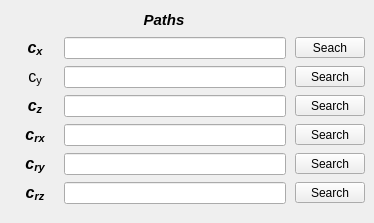
        <widget class="QWidget" name="tab_damper_table">
         <attribute name="title">
          <string>Damper</string>
         </attribute>
         <widget class="QWidget" name="gridLayoutWidget_4">
          <property name="geometry">
           <rect>
            <x>10</x>
            <y>6</y>
            <width>355</width>
            <height>208</height>
           </rect>
          </property>
          <layout class="QGridLayout" name="gridLayout_5">
           <property name="leftMargin">
            <number>5</number>
           </property>
           <property name="topMargin">
            <number>3</number>
           </property>
           <property name="bottomMargin">
            <number>4</number>
           </property>
           <property name="horizontalSpacing">
            <number>9</number>
           </property>
           <property name="verticalSpacing">
            <number>7</number>
           </property>
           <item row="1" column="1">
            <widget class="QLineEdit" name="lineEdit_path_table_Cx">
             <property name="enabled">
              <bool>true</bool>
             </property>
             <property name="minimumSize">
              <size>
               <width>0</width>
               <height>22</height>
              </size>
             </property>
             <property name="maximumSize">
              <size>
               <width>16777215</width>
               <height>22</height>
              </size>
             </property>
             <property name="font">
              <font>
               <pointsize>8</pointsize>
               <weight>50</weight>
               <bold>false</bold>
              </font>
             </property>
             <property name="alignment">
              <set>Qt::AlignCenter</set>
             </property>
            </widget>
           </item>
           <item row="2" column="1">
            <widget class="QLineEdit" name="lineEdit_path_table_Cy">
             <property name="enabled">
              <bool>true</bool>
             </property>
             <property name="minimumSize">
              <size>
               <width>0</width>
               <height>22</height>
              </size>
             </property>
             <property name="maximumSize">
              <size>
               <width>16777215</width>
               <height>22</height>
              </size>
             </property>
             <property name="font">
              <font>
               <pointsize>8</pointsize>
               <weight>50</weight>
               <bold>false</bold>
              </font>
             </property>
             <property name="alignment">
              <set>Qt::AlignCenter</set>
             </property>
            </widget>
           </item>
           <item row="1" column="0">
            <widget class="QLabel" name="label_71">
             <property name="enabled">
              <bool>true</bool>
             </property>
             <property name="minimumSize">
              <size>
               <width>40</width>
               <height>0</height>
              </size>
             </property>
             <property name="maximumSize">
              <size>
               <width>40</width>
               <height>16777215</height>
              </size>
             </property>
             <property name="font">
              <font>
               <pointsize>9</pointsize>
               <weight>75</weight>
               <italic>true</italic>
               <bold>true</bold>
              </font>
             </property>
             <property name="text">
              <string>&lt;html&gt;&lt;head/&gt;&lt;body&gt;&lt;p align=&quot;center&quot;&gt;&lt;span style=&quot; font-size:12pt;&quot;&gt;c&lt;/span&gt;&lt;span style=&quot; font-size:12pt; vertical-align:sub;&quot;&gt;x&lt;/span&gt;&lt;/p&gt;&lt;/body&gt;&lt;/html&gt;</string>
             </property>
             <property name="alignment">
              <set>Qt::AlignCenter</set>
             </property>
            </widget>
           </item>
           <item row="4" column="2">
            <widget class="QToolButton" name="toolButton_load_Crx_table">
             <property name="enabled">
              <bool>true</bool>
             </property>
             <property name="sizePolicy">
              <sizepolicy hsizetype="Expanding" vsizetype="Fixed">
               <horstretch>0</horstretch>
               <verstretch>0</verstretch>
              </sizepolicy>
             </property>
             <property name="minimumSize">
              <size>
               <width>70</width>
               <height>0</height>
              </size>
             </property>
             <property name="maximumSize">
              <size>
               <width>70</width>
               <height>16777215</height>
              </size>
             </property>
             <property name="text">
              <string>Search</string>
             </property>
             <property name="autoRaise">
              <bool>false</bool>
             </property>
             <property name="arrowType">
              <enum>Qt::NoArrow</enum>
             </property>
            </widget>
           </item>
           <item row="4" column="1">
            <widget class="QLineEdit" name="lineEdit_path_table_Crx">
             <property name="enabled">
              <bool>true</bool>
             </property>
             <property name="minimumSize">
              <size>
               <width>0</width>
               <height>22</height>
              </size>
             </property>
             <property name="maximumSize">
              <size>
               <width>16777215</width>
               <height>22</height>
              </size>
             </property>
             <property name="font">
              <font>
               <pointsize>8</pointsize>
               <weight>50</weight>
               <bold>false</bold>
              </font>
             </property>
             <property name="alignment">
              <set>Qt::AlignCenter</set>
             </property>
            </widget>
           </item>
           <item row="6" column="2">
            <widget class="QToolButton" name="toolButton_load_Crz_table">
             <property name="enabled">
              <bool>true</bool>
             </property>
             <property name="sizePolicy">
              <sizepolicy hsizetype="Expanding" vsizetype="Fixed">
               <horstretch>0</horstretch>
               <verstretch>0</verstretch>
              </sizepolicy>
             </property>
             <property name="minimumSize">
              <size>
               <width>70</width>
               <height>0</height>
              </size>
             </property>
             <property name="maximumSize">
              <size>
               <width>70</width>
               <height>16777215</height>
              </size>
             </property>
             <property name="text">
              <string>Search</string>
             </property>
             <property name="autoRaise">
              <bool>false</bool>
             </property>
             <property name="arrowType">
              <enum>Qt::NoArrow</enum>
             </property>
            </widget>
           </item>
           <item row="3" column="1">
            <widget class="QLineEdit" name="lineEdit_path_table_Cz">
             <property name="enabled">
              <bool>true</bool>
             </property>
             <property name="minimumSize">
              <size>
               <width>0</width>
               <height>22</height>
              </size>
             </property>
             <property name="maximumSize">
              <size>
               <width>16777215</width>
               <height>22</height>
              </size>
             </property>
             <property name="font">
              <font>
               <pointsize>8</pointsize>
               <weight>50</weight>
               <bold>false</bold>
              </font>
             </property>
             <property name="alignment">
              <set>Qt::AlignCenter</set>
             </property>
            </widget>
           </item>
           <item row="3" column="2">
            <widget class="QToolButton" name="toolButton_load_Cz_table">
             <property name="enabled">
              <bool>true</bool>
             </property>
             <property name="sizePolicy">
              <sizepolicy hsizetype="Expanding" vsizetype="Fixed">
               <horstretch>0</horstretch>
               <verstretch>0</verstretch>
              </sizepolicy>
             </property>
             <property name="minimumSize">
              <size>
               <width>70</width>
               <height>0</height>
              </size>
             </property>
             <property name="maximumSize">
              <size>
               <width>70</width>
               <height>16777215</height>
              </size>
             </property>
             <property name="text">
              <string>Search</string>
             </property>
             <property name="autoRaise">
              <bool>false</bool>
             </property>
             <property name="arrowType">
              <enum>Qt::NoArrow</enum>
             </property>
            </widget>
           </item>
           <item row="2" column="2">
            <widget class="QToolButton" name="toolButton_load_Cy_table">
             <property name="enabled">
              <bool>true</bool>
             </property>
             <property name="sizePolicy">
              <sizepolicy hsizetype="Expanding" vsizetype="Fixed">
               <horstretch>0</horstretch>
               <verstretch>0</verstretch>
              </sizepolicy>
             </property>
             <property name="minimumSize">
              <size>
               <width>70</width>
               <height>0</height>
              </size>
             </property>
             <property name="maximumSize">
              <size>
               <width>70</width>
               <height>16777215</height>
              </size>
             </property>
             <property name="text">
              <string>Search</string>
             </property>
             <property name="autoRaise">
              <bool>false</bool>
             </property>
             <property name="arrowType">
              <enum>Qt::NoArrow</enum>
             </property>
            </widget>
           </item>
           <item row="2" column="0">
            <widget class="QLabel" name="label_76">
             <property name="enabled">
              <bool>true</bool>
             </property>
             <property name="minimumSize">
              <size>
               <width>40</width>
               <height>0</height>
              </size>
             </property>
             <property name="maximumSize">
              <size>
               <width>40</width>
               <height>16777215</height>
              </size>
             </property>
             <property name="font">
              <font>
               <pointsize>9</pointsize>
              </font>
             </property>
             <property name="text">
              <string>&lt;html&gt;&lt;head/&gt;&lt;body&gt;&lt;p align=&quot;center&quot;&gt;&lt;span style=&quot; font-size:12pt;&quot;&gt;c&lt;/span&gt;&lt;span style=&quot; font-size:12pt; vertical-align:sub;&quot;&gt;y&lt;/span&gt;&lt;/p&gt;&lt;/body&gt;&lt;/html&gt;</string>
             </property>
             <property name="alignment">
              <set>Qt::AlignCenter</set>
             </property>
            </widget>
           </item>
           <item row="5" column="2">
            <widget class="QToolButton" name="toolButton_load_Cry_table">
             <property name="enabled">
              <bool>true</bool>
             </property>
             <property name="sizePolicy">
              <sizepolicy hsizetype="Expanding" vsizetype="Fixed">
               <horstretch>0</horstretch>
               <verstretch>0</verstretch>
              </sizepolicy>
             </property>
             <property name="minimumSize">
              <size>
               <width>70</width>
               <height>0</height>
              </size>
             </property>
             <property name="maximumSize">
              <size>
               <width>70</width>
               <height>16777215</height>
              </size>
             </property>
             <property name="text">
              <string>Search</string>
             </property>
             <property name="autoRaise">
              <bool>false</bool>
             </property>
             <property name="arrowType">
              <enum>Qt::NoArrow</enum>
             </property>
            </widget>
           </item>
           <item row="5" column="1">
            <widget class="QLineEdit" name="lineEdit_path_table_Cry">
             <property name="enabled">
              <bool>true</bool>
             </property>
             <property name="minimumSize">
              <size>
               <width>0</width>
               <height>22</height>
              </size>
             </property>
             <property name="maximumSize">
              <size>
               <width>16777215</width>
               <height>22</height>
              </size>
             </property>
             <property name="font">
              <font>
               <pointsize>8</pointsize>
               <weight>50</weight>
               <bold>false</bold>
              </font>
             </property>
             <property name="alignment">
              <set>Qt::AlignCenter</set>
             </property>
            </widget>
           </item>
           <item row="1" column="2">
            <widget class="QToolButton" name="toolButton_load_Cx_table">
             <property name="enabled">
              <bool>true</bool>
             </property>
             <property name="sizePolicy">
              <sizepolicy hsizetype="Expanding" vsizetype="Fixed">
               <horstretch>0</horstretch>
               <verstretch>0</verstretch>
              </sizepolicy>
             </property>
             <property name="minimumSize">
              <size>
               <width>70</width>
               <height>0</height>
              </size>
             </property>
             <property name="maximumSize">
              <size>
               <width>70</width>
               <height>16777215</height>
              </size>
             </property>
             <property name="text">
              <string>Seach</string>
             </property>
             <property name="autoRaise">
              <bool>false</bool>
             </property>
             <property name="arrowType">
              <enum>Qt::NoArrow</enum>
             </property>
            </widget>
           </item>
           <item row="6" column="1">
            <widget class="QLineEdit" name="lineEdit_path_table_Crz">
             <property name="enabled">
              <bool>true</bool>
             </property>
             <property name="minimumSize">
              <size>
               <width>0</width>
               <height>22</height>
              </size>
             </property>
             <property name="maximumSize">
              <size>
               <width>16777215</width>
               <height>22</height>
              </size>
             </property>
             <property name="font">
              <font>
               <pointsize>8</pointsize>
               <weight>50</weight>
               <bold>false</bold>
              </font>
             </property>
             <property name="alignment">
              <set>Qt::AlignCenter</set>
             </property>
            </widget>
           </item>
           <item row="0" column="1">
            <widget class="QLabel" name="label_122">
             <property name="minimumSize">
              <size>
               <width>180</width>
               <height>21</height>
              </size>
             </property>
             <property name="maximumSize">
              <size>
               <width>200</width>
               <height>21</height>
              </size>
             </property>
             <property name="font">
              <font>
               <family>Arial</family>
               <pointsize>11</pointsize>
               <weight>75</weight>
               <italic>true</italic>
               <bold>true</bold>
              </font>
             </property>
             <property name="frameShape">
              <enum>QFrame::NoFrame</enum>
             </property>
             <property name="frameShadow">
              <enum>QFrame::Plain</enum>
             </property>
             <property name="text">
              <string>Paths</string>
             </property>
             <property name="alignment">
              <set>Qt::AlignCenter</set>
             </property>
            </widget>
           </item>
           <item row="3" column="0">
            <widget class="QLabel" name="label_72">
             <property name="enabled">
              <bool>true</bool>
             </property>
             <property name="minimumSize">
              <size>
               <width>40</width>
               <height>0</height>
              </size>
             </property>
             <property name="maximumSize">
              <size>
               <width>40</width>
               <height>16777215</height>
              </size>
             </property>
             <property name="font">
              <font>
               <pointsize>9</pointsize>
               <weight>75</weight>
               <italic>true</italic>
               <bold>true</bold>
              </font>
             </property>
             <property name="text">
              <string>&lt;html&gt;&lt;head/&gt;&lt;body&gt;&lt;p align=&quot;center&quot;&gt;&lt;span style=&quot; font-size:12pt;&quot;&gt;c&lt;/span&gt;&lt;span style=&quot; font-size:12pt; vertical-align:sub;&quot;&gt;z&lt;/span&gt;&lt;/p&gt;&lt;/body&gt;&lt;/html&gt;</string>
             </property>
             <property name="alignment">
              <set>Qt::AlignCenter</set>
             </property>
            </widget>
           </item>
           <item row="4" column="0">
            <widget class="QLabel" name="label_73">
             <property name="enabled">
              <bool>true</bool>
             </property>
             <property name="minimumSize">
              <size>
               <width>40</width>
               <height>0</height>
              </size>
             </property>
             <property name="maximumSize">
              <size>
               <width>40</width>
               <height>16777215</height>
              </size>
             </property>
             <property name="font">
              <font>
               <pointsize>9</pointsize>
               <weight>75</weight>
               <italic>true</italic>
               <bold>true</bold>
              </font>
             </property>
             <property name="text">
              <string>&lt;html&gt;&lt;head/&gt;&lt;body&gt;&lt;p align=&quot;center&quot;&gt;&lt;span style=&quot; font-size:12pt;&quot;&gt;c&lt;/span&gt;&lt;span style=&quot; font-size:12pt; vertical-align:sub;&quot;&gt;rx&lt;/span&gt;&lt;/p&gt;&lt;/body&gt;&lt;/html&gt;</string>
             </property>
             <property name="alignment">
              <set>Qt::AlignCenter</set>
             </property>
            </widget>
           </item>
           <item row="5" column="0">
            <widget class="QLabel" name="label_74">
             <property name="enabled">
              <bool>true</bool>
             </property>
             <property name="minimumSize">
              <size>
               <width>40</width>
               <height>0</height>
              </size>
             </property>
             <property name="maximumSize">
              <size>
               <width>40</width>
               <height>16777215</height>
              </size>
             </property>
             <property name="font">
              <font>
               <pointsize>9</pointsize>
               <weight>75</weight>
               <italic>true</italic>
               <bold>true</bold>
              </font>
             </property>
             <property name="text">
              <string>&lt;html&gt;&lt;head/&gt;&lt;body&gt;&lt;p align=&quot;center&quot;&gt;&lt;span style=&quot; font-size:12pt;&quot;&gt;c&lt;/span&gt;&lt;span style=&quot; font-size:12pt; vertical-align:sub;&quot;&gt;ry&lt;/span&gt;&lt;/p&gt;&lt;/body&gt;&lt;/html&gt;</string>
             </property>
             <property name="alignment">
              <set>Qt::AlignCenter</set>
             </property>
            </widget>
           </item>
           <item row="6" column="0">
            <widget class="QLabel" name="label_75">
             <property name="enabled">
              <bool>true</bool>
             </property>
             <property name="minimumSize">
              <size>
               <width>40</width>
               <height>0</height>
              </size>
             </property>
             <property name="maximumSize">
              <size>
               <width>40</width>
               <height>16777215</height>
              </size>
             </property>
             <property name="font">
              <font>
               <pointsize>9</pointsize>
               <weight>75</weight>
               <italic>true</italic>
               <bold>true</bold>
              </font>
             </property>
             <property name="text">
              <string>&lt;html&gt;&lt;head/&gt;&lt;body&gt;&lt;p align=&quot;center&quot;&gt;&lt;span style=&quot; font-size:12pt;&quot;&gt;c&lt;/span&gt;&lt;span style=&quot; font-size:12pt; vertical-align:sub;&quot;&gt;rz&lt;/span&gt;&lt;/p&gt;&lt;/body&gt;&lt;/html&gt;</string>
             </property>
             <property name="alignment">
              <set>Qt::AlignCenter</set>
             </property>
            </widget>
           </item>
          </layout>
         </widget>
        </widget>
